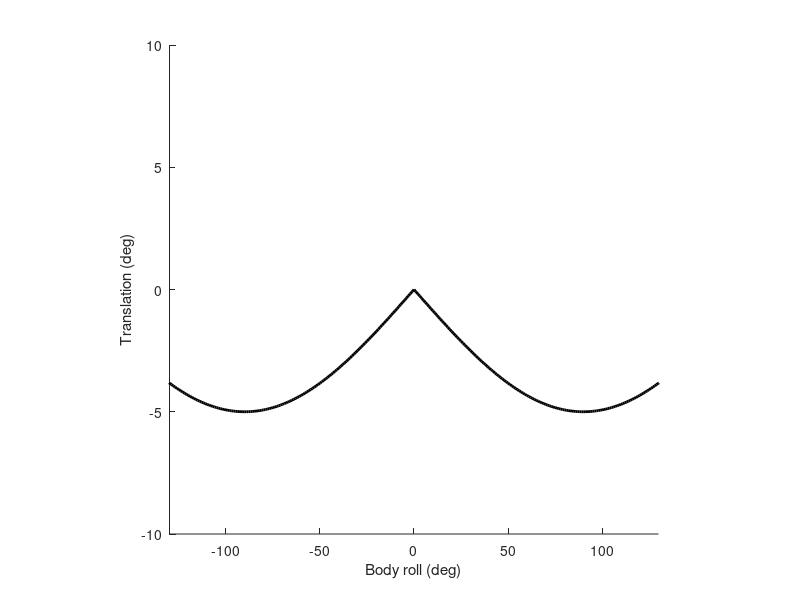

Reproduce this figure in MATLAB. (Note: this script raises an error after producing the figure.)
clear all
close all

theta = -180:180;
k = -5;  % deg, negative indicates downwards pull
T = k.*cosd(90-abs(theta)); % deg
A = T.*sind(theta);

figure(1)
plot(theta,T,'k','LineWidth',2);
axis square;
xlabel('Body roll (deg)');
box off
ylabel('Translation (deg)');
ylim([-10 10]);
xlim([-130 130])

pa_verline([-90 90]);
pa_horline(0);

figure(2)
plot(theta,A,'k-','LineWidth',2);
ylim([-10 10])
xlim([-130 130])
axis square;
pa_verline([-90 90]);
pa_horline(0);
box off
xlabel('Body roll (deg)');

% 
% pa_datadir;
% print('-depsc','-painter',[mfilename 'head']);


theta = -180:180;
k = -5;  % deg, negative indicates downwards pull
T = k.*cosd(90-abs(theta)); % deg
A = T.*tand(theta);

figure(1)
plot(theta,T,'k','LineWidth',2);
axis square;
xlabel('Body roll (deg)');
box off
ylabel('Translation (deg)');
ylim([-10 10]);
xlim([-130 130])

pa_verline([-90 90]);
pa_horline(0);

figure(2)
hold on
plot(theta,A,'r-','LineWidth',2);
ylim([-10 10])
xlim([-130 130])
axis square;
pa_verline([-90 90]);
pa_horline(0);
box off
xlabel('Body roll (deg)');


% pa_datadir;
% print('-depsc','-painter',[mfilename 'world']);

%%

theta = -180:180;
t = -5;  % deg, negative indicates downwards pull
r = 0.9;

A = t*cosd(90-abs(theta)).*tand(r*theta);

figure
plot(theta,A,'k-','LineWidth',2);
ylim([-10 10])
xlim([-130 130])
axis square;
pa_verline([-90 90]);
pa_horline(0);
box off
xlabel('Body roll (deg)');
